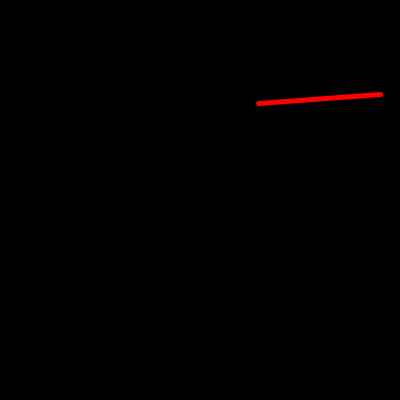
Frame 1 (no input)
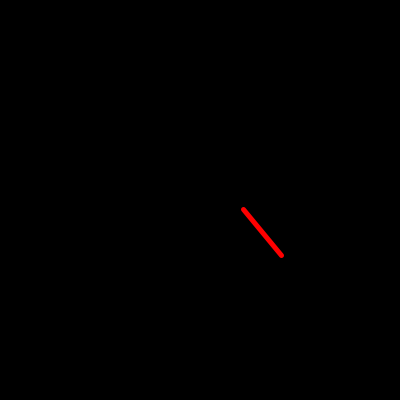
Frame 60 (the mouse pressed at the canvas centre just before this capture)
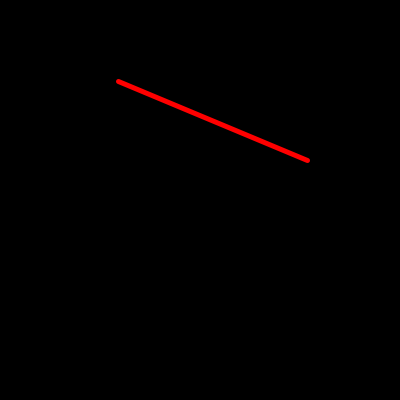
Frame 120 (the mouse held since frame 60 and released just before this capture)

The Processing sketch that drew these frames (run headless with seeded random() and noise(); from frame 60 on, the mouse is pressed at the canvas centre):

// Processing sketch: chap03_2_anime
// ── chap03_2_anime.pde
// Time-stamp: <2018-02-03 15:56:44 tagashira>
// @file
// @brief moving line at random.

void setup() {
  size(400, 400);
  colorMode(RGB, 255);
  strokeWeight(5);
  stroke(255, 0, 0);
}

//初期位置
float sx = random(0, 400);
float sy = random(0, 400);

void draw() {
  background(0, 0, 0);
  float x = random(0, 400);
  float y = random(0, 400);
  line(sx, sy, x, y);
  sx = x;
  sy = y;
}
